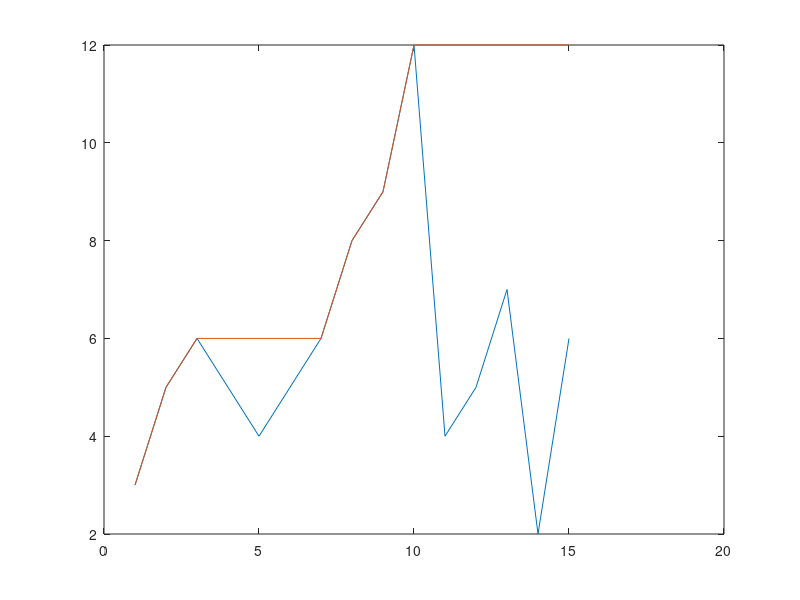

The MATLAB script that drew this image:
clc; clear;

% get data
data = [3, 5, 6, 5, 4, 5, 6, 8, 9, 12, 4, 5, 7, 2, 6];

n = length(data);
max_values = zeros(1, n);

% allocating the first value
max_values(1) = data(1);

for i = 2:n
    if max_values(i - 1) < data(i)
        max_values(i) = data(i);
    else
        max_values(i) = max_values(i - 1);
    end
end

plot(data)
hold on
plot(max_values)